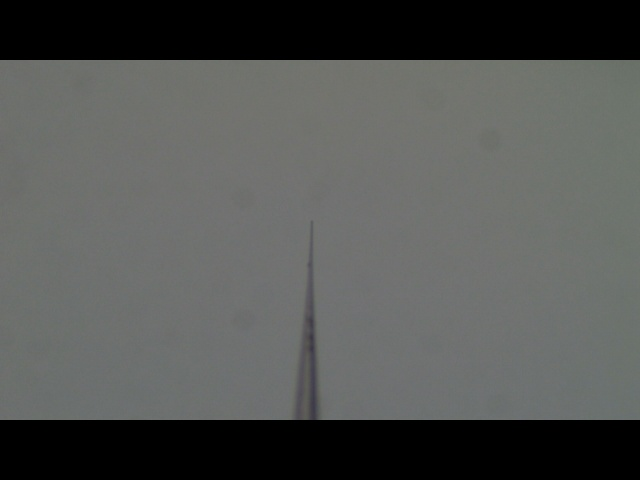
#> input picture Zebrafish_microinjection/Needle_detection/image_captured_old.jpg, 640 x 480 px, given in place of the camera
$ python function_needle_detection_new_new.py
#> lines starting #> are read from the running program, lines starting #| are printed output that depends on the picture
# -*- coding: utf-8 -*-
"""
Created on Tue Dec  3 17:11:20 2019

@author: enet-joshi317-admin
"""


import cv2
import numpy as np
from matplotlib import pyplot as plt
import time

def needle_detection(image_location_needle,number_of_detections):
#> called with number_of_detections = 5
    points_1x=[]
    points_1y=[]
    points_2x=[]
    points_2y=[]

    for i in range(number_of_detections):
        print('Detection {}'.format(i+1))
        # Comment out when taking video
        cap_1=cv2.VideoCapture(0)
        cap_2=cv2.VideoCapture(1)

        cap_1.set(cv2.CAP_PROP_FRAME_WIDTH,960)
        cap_1.set(cv2.CAP_PROP_FRAME_HEIGHT,1280)
        cap_1.set(cv2.CAP_PROP_FPS,30)
        cap_1.set(cv2.CAP_PROP_AUTOFOCUS,1)

        cap_2.set(cv2.CAP_PROP_FRAME_WIDTH,1280)
        cap_2.set(cv2.CAP_PROP_FRAME_HEIGHT,960)
        cap_2.set(cv2.CAP_PROP_FPS,30)
        cap_2.set(cv2.CAP_PROP_AUTOFOCUS,1)
        frame_num=0

        while(True):
            ret_1,frame_1 = cap_1.read()
#> frame_1 is the input picture: shape (480, 640, 3); mean B, G, R 82.9, 84.9, 83.2
            ret_2,frame_2 = cap_2.read()

            image_height=1280
            image_width=960
            center=(int((float(image_width))/(2)),int((float(image_height))/(2)))
            scale=1
            M_1 = cv2.getRotationMatrix2D(center,450, scale)
            cosine = np.abs(M_1[0, 0])
            sine = np.abs(M_1[0, 1])
            nW = int((image_height * sine) + (image_height * cosine))
            nH = int((image_height * cosine) + (image_width * sine))
            M_1[0, 2] += (nW / 2) - int((float(image_width))/(2))
            M_1[1, 2] += (nH / 2) - int((float(image_height))/(2))
            new_1=cv2.warpAffine(frame_1, M_1, (image_height, image_width))
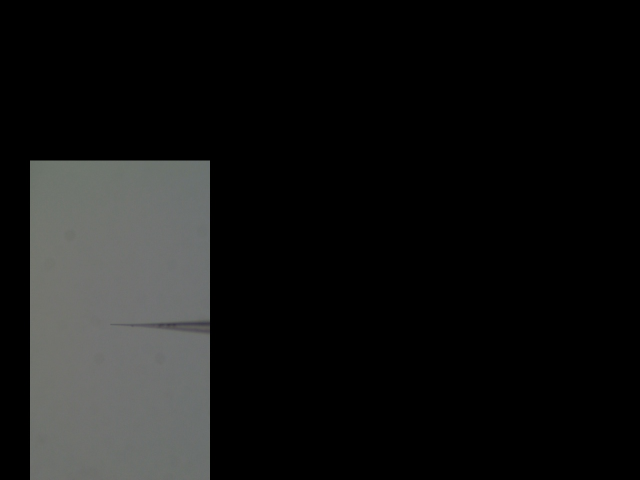
#> new_1: shape (960, 1280, 3) (shown at 1/2 size); mean B, G, R 20.7, 21.2, 20.8

            image_height=960
            image_width=1280
            center=(int((float(image_width))/(2)),int((float(image_height))/(2)))
            M_2 = cv2.getRotationMatrix2D(center,180, scale)
            cosine = np.abs(M_2[0, 0])
            sine = np.abs(M_2[0, 1])
            nW = int((image_height * sine) + (image_height * cosine))
            nH = int((image_height * cosine) + (image_width * sine))
            M_2[0, 2] += (nW / 2) - int((float(image_width))/(2))
            M_2[1, 2] += (nH / 2) - int((float(image_height))/(2))
            new_2=cv2.warpAffine(frame_2, M_2, (image_height, image_width))
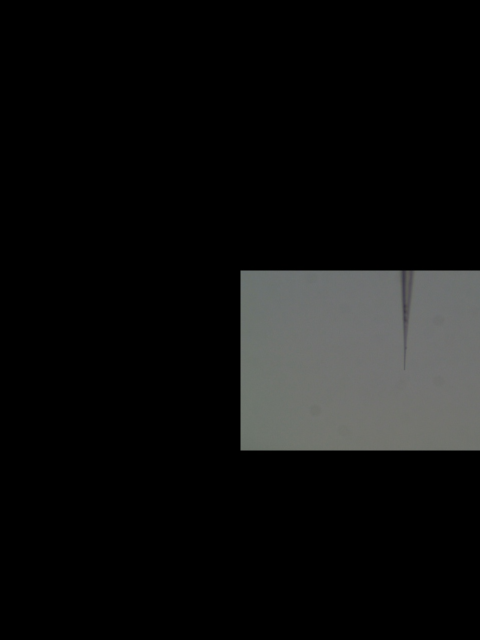
#> new_2: shape (1280, 960, 3) (shown at 1/2 size); mean B, G, R 15.6, 15.9, 15.6

            cv2.imshow('view_1',new_1) #display the captured image
            cv2.imshow('view_2',new_2) #display the captured image
            frame_num+=1
            cv2.waitKey(1)
            if i==0:
                frame_limit=250
            else:
                frame_limit=100

            if frame_num>frame_limit: #save on pressing 'y'
                time.sleep(1)
                cv2.imwrite(image_location_needle+'/view_1.jpg',new_1)
                cv2.imwrite(image_location_needle+'/view_2.jpg',new_2)
                cv2.destroyAllWindows()
                break
        cap_1.release()
        cap_2.release()

        for needle in range(0,2):
            print(needle)
            img = cv2.imread(image_location_needle+'/view_{}.jpg'.format(needle+1))
            img_orig = cv2.imread(image_location_needle+'/view_{}.jpg'.format(needle+1))
            if needle==1:
                crop_img_new = img[240:700,150:800]
            else:
                crop_img_new = img[0:500,350:700]
            cv2.imwrite(image_location_needle+'/needle_{}_crop.jpg'.format(needle+1),crop_img_new)
            img = cv2.imread(image_location_needle+'/needle_{}_crop.jpg'.format(needle+1))
            blur = cv2.GaussianBlur(img,(3,3),0)
            gray = cv2.cvtColor(blur,cv2.COLOR_BGR2GRAY)
            if needle==1:
                edges = cv2.Canny(gray,0,40,3)
            else:
                edges = cv2.Canny(gray,0,30,3)
            plt.figure(1)
            plt.title('Canny Edge Detection')
            plt.xlabel('x coordinate (pixels)')
            plt.ylabel('y coordinate (pixels)')
            plt.imshow(edges,cmap = 'gray')
            plt.show()
            contours, _ = cv2.findContours(edges.copy(), cv2.RETR_LIST, cv2.CHAIN_APPROX_SIMPLE)
            x_edge=[]
            y_edge=[]
            for alll in range(len(contours)):
                for j_new in range(len(contours[alll])):
                    x_edge.append((contours[alll][j_new][0][0]))
                    y_edge.append((contours[alll][j_new][0][1]))
            if needle==1:
                if 649 in x_edge:
                    x_edge.remove(649)
            if needle==1:
                if 0 in x_edge:
                    x_edge.remove(0)
            if needle==0:
                if 959 in y_edge:
                    y_edge.remove(959)
            if needle==0:
                if 0 in y_edge:
                    y_edge.remove(0)
    #        x_edge.sort()
    #        y_edge.sort()
            for g in range(1):
                print(max(y_edge))
                y_edge.remove(max(y_edge))
            y_coord=max(y_edge)
            index_y_max=y_edge.index(y_coord)
            print('y',y_coord)
            if needle==1:
                x_list=[]
                for r in range(5):
                    x_list.append(x_edge[index_y_max+r])
            else:
                x_list=[]
                for r in range(5):
                    x_list.append(x_edge[index_y_max+r])

            x_ans=int(np.mean(x_list))
            print(max(x_edge))
            print(min(x_edge))
            print('x',x_ans)

            plt.figure(1)
            plt.title('Original Image')
            plt.xlabel('x coordinate (pixels)')
            plt.ylabel('y coordinate (pixels)')
            plt.imshow(img_orig,cmap = 'gray')
            plt.figure(2)
            plt.title('Canny Edge Detection')
            plt.xlabel('x coordinate (pixels)')
            plt.ylabel('y coordinate (pixels)')
            plt.imshow(edges,cmap = 'gray')
            plt.figure(3)
            plt.title('Original Image With Tip Coordinate')
            plt.xlabel('x coordinate (pixels)')
            plt.ylabel('y coordinate (pixels)')
            plt.plot(x_ans,y_coord,'ro',markersize=2)
            plt.imshow(blur,cmap = 'gray')

            if needle==1:
                plt.figure(4)
                plt.title('View 2 Tip Detected')
                plt.xlabel('x coordinate (pixels)')
                plt.ylabel('y coordinate (pixels)')
                plt.plot(x_ans+150,y_coord+240,'ro',markersize=2)
                plt.imshow(img_orig,cmap = 'gray')
                plt.show()
                print('X tip coord, Y tip coord',[x_ans+150,y_coord+240])
                points_2x.append(x_ans+150)
                points_2y.append(y_coord+240)
            else:
                plt.figure(5)
                plt.title('View 1 Tip Detected')
                plt.xlabel('x coordinate (pixels)')
                plt.ylabel('y coordinate (pixels)')
                plt.plot(x_ans+350,y_coord,'ro',markersize=2)
                plt.imshow(img_orig,cmap = 'gray')
                plt.show()
                print('X tip coord, Y tip coord',[x_ans+350,y_coord])
                points_1x.append(x_ans+350)
                points_1y.append(y_coord)
    for j in range(number_of_detections):
        points_avg=[[np.mean(points_1x),np.mean(points_1y)],[np.mean(points_2x),np.mean(points_2y)]]
    return points_avg
start = time.time()
points=needle_detection('D:/Microinjection_Project/Python_Code/Needle_detection',5)
end = time.time()
print('Time to run = ',end-start)
